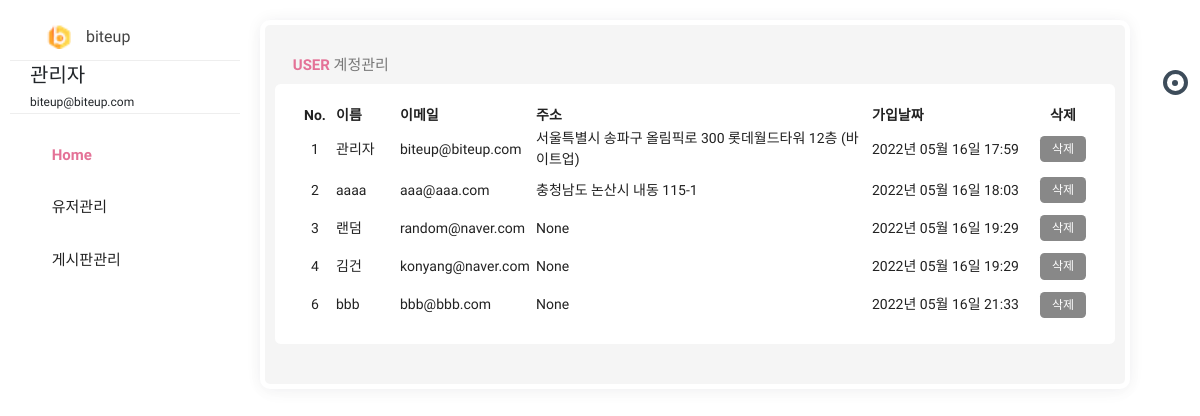
The page /admin/list (signed in) on the database its author committed.
### pybo/models.py (models this page shows)
class User(db.Model):
    id = db.Column(db.Integer, primary_key=True)
    username = db.Column(db.String(150), unique=True, nullable=False)
    password = db.Column(db.String(200), nullable=False)
    email = db.Column(db.String(120), unique=True, nullable=False)
    passwd_answer = db.Column(db.String(200), unique=True, nullable=False)
    location = db.Column(db.String(64), nullable=False)
    about_me = db.Column(db.Text(), nullable=False)
    create_date = db.Column(db.DateTime(), nullable=False)

### pybo/views/admin_views.py (the view)
@bp.route('/list', methods=('GET', 'POST'))
@login_required
def _list():
    if g.user.email == "biteup@biteup.com":
        user_list = User.query.order_by(User.id.asc())
        return render_template('admin/admin_list.html', user_list=user_list)
    else:
        return '<script>alert("관리자의 권한이 없습니다.");location.href="/"</script>'

### pybo/filter.py (called while the page is built)
def format_datetime(value, fmt='%Y년 %m월 %d일 %H:%M'):
    return value.strftime(fmt)

### pybo/views/auth_views.py (called while the page is built)
@bp.before_app_request
def load_logged_in_user():
    user_id = session.get('user_id')
    if user_id is None:
        g.user = None
    else:
        g.user = User.query.get(user_id)

def login_required(view):
    @functools.wraps(view)
    def wrapped_view(**kwargs):
        if g.user is None:
            return redirect(url_for('auth.login'))
        return view(**kwargs)
    return wrapped_view

### pybo/templates/admin/admin_list.html (shortened to what this page needs)
{% extends 'admin.html' %}
{% block content %}
<div class="row clearfix">
    <div class="col-lg-12">
        <div class="card">
            <div class="header">
                <h2><strong><i class="zmdi zmdi-chart"></i> user </strong> 계정관리</h2>
            </div>
            <div class="body">
                <table class="table_user">
                    <thead>
                    <tr>
                        <th class="td_id">No.</th>
                        <th>이름</th>
                        <th>이메일</th>
                        <th>주소</th>
                        <th>가입날짜</th>
                        <th class="td_delete">삭제</th>
                    </tr>
                    </thead>
                    <tbody>
                    {% for user in user_list %}
                    <tr>
                        <td class="td_id">{{ user.id }}</td>
                        <td class="td_username">{{ user.username }}</td>
                        <td class="td_email">{{ user.email }}</td>
                        <td class="td_location">{{ user.location }}</td>
                        <td class="td_datetime">{{ user.create_date|datetime }}</td>
                        <td class="td_delete">
                            <a href="{{ url_for('admin.user_delete', user_id=user.id) }}" class="delete btn btn-sm btn-outline-secondary">삭제</a>
                        </td>
                    </tr>
                    {% endfor %}
                    </tbody>
                </table>
            </div>
        </div>
    </div>
</div>
{% endblock %}

### pybo/templates/admin.html (shortened to what this page needs)
<!doctype html>
<html class="no-js " lang="en">
<head>
    <link rel="stylesheet" href="{{ url_for('static', filename='css/bootstrap.min.css') }}"/>
    <link rel="stylesheet" href="{{ url_for('static', filename='css/jquery-jvectormap-2.0.3.min.css') }}"/>
    <link rel="stylesheet" href="{{ url_for('static', filename='css/plugin.css') }}"/>
    <link rel="stylesheet" href="{{ url_for('static', filename='css/morris.min.css') }}"/>
    <link rel="stylesheet" href="{{ url_for('static', filename='css/style.min.css') }}"/>
    <link rel="stylesheet" href="{{ url_for('static', filename='/admin_style.css') }}"/>
</head>
<body class="theme-blush">
<div class="navbar-right">
    <ul class="navbar-nav">
        <li><a href="#search" class="main_search" title="Search..."><i class="zmdi zmdi-search"></i></a></li>
        <li class="dropdown">
            <a href="javascript:void(0);" class="dropdown-toggle" title="Notifications" data-toggle="dropdown"
               role="button"><i class="zmdi zmdi-notifications"></i>
                <div class="notify"><span class="heartbit"></span><span class="point"></span></div>
            </a>
        </li>
        <li><a href="javascript:void(0);" class="js-right-sidebar" title="Setting"><i
                class="zmdi zmdi-settings zmdi-hc-spin"></i></a></li>
        <li><a href="{{ url_for('main.index') }}" class="mega-menu" title="Sign Out"><i class="zmdi zmdi-power"></i></a></li>
    </ul>
</div>
<aside id="leftsidebar" class="sidebar">
    <div class="navbar-brand">
        <button class="btn-menu ls-toggle-btn" type="button"><i class="zmdi zmdi-menu"></i></button>
        <a href="{{ url_for('admin.main') }}">
            <img src="{{ url_for('static', filename='icon.png') }}" width="25" alt="biteup">
            <span class="m-l-10">biteup</span></a>
    </div>
    <div class="menu">
        <ul class="list">
            <li>
                <div class="user-info">
                    <a class="image" href="profile.html"></a>
                    <div class="detail" style="text-align:left;">
                        <h4>{{ g.user.username }}</h4>
                        <small>{{ g.user.email }}</small>
                    </div>
                </div>
            </li>
            <li class="active open">
                <a href="{{ url_for('admin.main') }}"><i class="zmdi zmdi-home"></i>
                <span>Home</span>
            </a>
            </li>
            <li>
                <a href="javascript:void(0);" class="menu-toggle">
                    <i class="zmdi zmdi-apps"></i>
                    <span>유저관리</span></a>
            </li>
            <li>
                <a href="javascript:void(0);" class="menu-toggle"><i class="zmdi zmdi-folder"></i>
                    <span>게시판관리</span></a>
            </li>
        </ul>
    </div>
</aside>
<section class="content">
{% block content %}
{% endblock %}
</section>
</body>
</html>

### pybo/static/admin_style.css (style rules this page uses)
.table_user { width:100%; }
.table_user .td_id { width:5%;text-align:center; }
.table_user .td_username { width:8%; }
.table_user .td_email { width:17%; }
.table_user .td_location { width:42%; }
.table_user .td_datetime { width:20%; }
.table_user .td_delete { width:8%; text-align:center; }

### rows shown on the page
User: user.username "관리자", user.email "biteup@biteup.com", id "1", username "관리자", email "biteup@biteup.com", location "서울특별시 송파구 올림픽로 300 롯데월드타워 12층 (바이트업)", create_date "2022년 05월 16일 17:59"
User: id "2", username "aaaa", email "aaa@aaa.com", location "충청남도 논산시 내동 115-1", create_date "2022년 05월 16일 18:03"
User: id "3", username "랜덤", email "random@naver.com", location "None", create_date "2022년 05월 16일 19:29"
User: id "4", username "김건", email "konyang@naver.com", location "None", create_date "2022년 05월 16일 19:29"
User: id "6", username "bbb", email "bbb@bbb.com", location "None", create_date "2022년 05월 16일 21:33"
